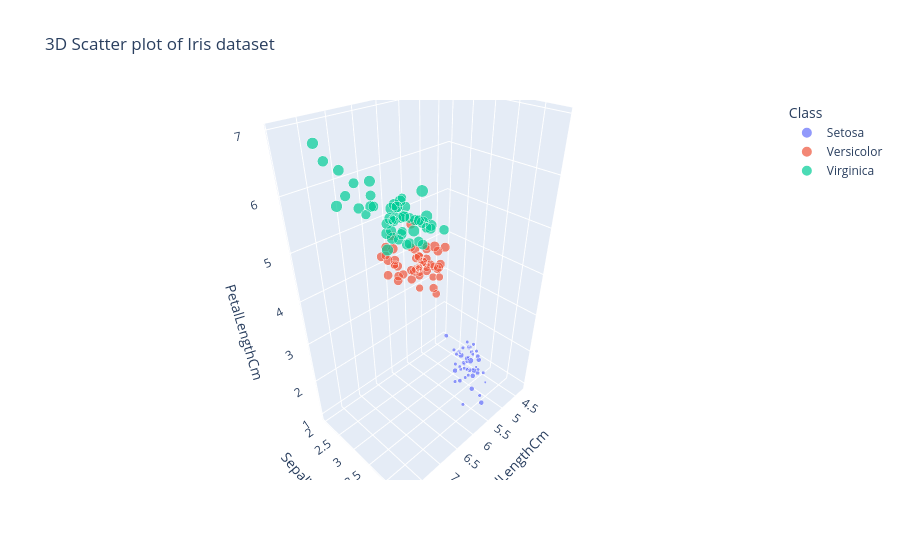

Notebook code cell kept with this figure:
### Code cell
# 3d scatter plot : plotly
import plotly.express as px  # pip install plotly

fig = px.scatter_3d(df, 
                    x='SepalLengthCm', 
                    y='SepalWidthCm', 
                    z='PetalLengthCm', 
                    color='Class', 
                    size='PetalWidthCm',
                    title='3D Scatter plot of Iris dataset')
fig.show()

### Figure 1 — Plotly figure (JSON) as saved in the notebook; plotly's stock layout.template omitted (floating-point values rounded to 4 significant figures)
{"data": [{"hovertemplate": "Class=Setosa<br>SepalLengthCm=%{x}<br>SepalWidthCm=%{y}<br>PetalLengthCm=%{z}<br>PetalWidthCm=%{marker.size}<extra></extra>", "legendgroup": "Setosa", "marker": {"color": "#636efa", "size": [0.2, 0.2, 0.2, 0.2, 0.2, 0.4, 0.3, 0.2, 0.2, 0.1, 0.2, 0.2, 0.1, 0.1, 0.2, 0.4, 0.4, 0.3, 0.3, 0.3, 0.2, 0.4, 0.2, 0.5, 0.2, 0.2, 0.4, 0.2, 0.2, 0.2, 0.2, 0.4, 0.1, 0.2, 0.2, 0.2, 0.2, 0.1, 0.2, 0.2, 0.3, 0.3, 0.2, 0.6, 0.4, 0.3, 0.2, 0.2, 0.2, 0.2], "sizemode": "area", "sizeref": 0.00625, "symbol": "circle"}, "mode": "markers", "name": "Setosa", "scene": "scene", "showlegend": true, "type": "scatter3d", "x": [5.1, 4.9, 4.7, 4.6, 5.0, 5.4, 4.6, 5.0, 4.4, 4.9, 5.4, 4.8, 4.8, 4.3, 5.8, 5.7, 5.4, 5.1, 5.7, 5.1, 5.4, 5.1, 4.6, 5.1, 4.8, 5.0, 5.0, 5.2, 5.2, 4.7, 4.8, 5.4, 5.2, 5.5, 4.9, 5.0, 5.5, 4.9, 4.4, 5.1, 5.0, 4.5, 4.4, 5.0, 5.1, 4.8, 5.1, 4.6, 5.3, 5.0], "y": [3.5, 3.0, 3.2, 3.1, 3.6, 3.9, 3.4, 3.4, 2.9, 3.1, 3.7, 3.4, 3.0, 3.0, 4.0, 4.4, 3.9, 3.5, 3.8, 3.8, 3.4, 3.7, 3.6, 3.3, 3.4, 3.0, 3.4, 3.5, 3.4, 3.2, 3.1, 3.4, 4.1, 4.2, 3.1, 3.2, 3.5, 3.6, 3.0, 3.4, 3.5, 2.3, 3.2, 3.5, 3.8, 3.0, 3.8, 3.2, 3.7, 3.3], "z": [1.4, 1.4, 1.3, 1.5, 1.4, 1.7, 1.4, 1.5, 1.4, 1.5, 1.5, 1.6, 1.4, 1.1, 1.2, 1.5, 1.3, 1.4, 1.7, 1.5, 1.7, 1.5, 1.0, 1.7, 1.9, 1.6, 1.6, 1.5, 1.4, 1.6, 1.6, 1.5, 1.5, 1.4, 1.5, 1.2, 1.3, 1.4, 1.3, 1.5, 1.3, 1.3, 1.3, 1.6, 1.9, 1.4, 1.6, 1.4, 1.5, 1.4]}, {"hovertemplate": "Class=Versicolor<br>SepalLengthCm=%{x}<br>SepalWidthCm=%{y}<br>PetalLengthCm=%{z}<br>PetalWidthCm=%{marker.size}<extra></extra>", "legendgroup": "Versicolor", "marker": {"color": "#EF553B", "size": [1.4, 1.5, 1.5, 1.3, 1.5, 1.3, 1.6, 1.0, 1.3, 1.4, 1.0, 1.5, 1.0, 1.4, 1.3, 1.4, 1.5, 1.0, 1.5, 1.1, 1.8, 1.3, 1.5, 1.2, 1.3, 1.4, 1.4, 1.7, 1.5, 1.0, 1.1, 1.0, 1.2, 1.6, 1.5, 1.6, 1.5, 1.3, 1.3, 1.3, 1.2, 1.4, 1.2, 1.0, 1.3, 1.2, 1.3, 1.3, 1.1, 1.3], "sizemode": "area", "sizeref": 0.00625, "symbol": "circle"}, "mode": "markers", "name": "Versicolor", "scene": "scene", "showlegend": true, "type": "scatter3d", "x": [7.0, 6.4, 6.9, 5.5, 6.5, 5.7, 6.3, 4.9, 6.6, 5.2, 5.0, 5.9, 6.0, 6.1, 5.6, 6.7, 5.6, 5.8, 6.2, 5.6, 5.9, 6.1, 6.3, 6.1, 6.4, 6.6, 6.8, 6.7, 6.0, 5.7, 5.5, 5.5, 5.8, 6.0, 5.4, 6.0, 6.7, 6.3, 5.6, 5.5, 5.5, 6.1, 5.8, 5.0, 5.6, 5.7, 5.7, 6.2, 5.1, 5.7], "y": [3.2, 3.2, 3.1, 2.3, 2.8, 2.8, 3.3, 2.4, 2.9, 2.7, 2.0, 3.0, 2.2, 2.9, 2.9, 3.1, 3.0, 2.7, 2.2, 2.5, 3.2, 2.8, 2.5, 2.8, 2.9, 3.0, 2.8, 3.0, 2.9, 2.6, 2.4, 2.4, 2.7, 2.7, 3.0, 3.4, 3.1, 2.3, 3.0, 2.5, 2.6, 3.0, 2.6, 2.3, 2.7, 3.0, 2.9, 2.9, 2.5, 2.8], "z": [4.7, 4.5, 4.9, 4.0, 4.6, 4.5, 4.7, 3.3, 4.6, 3.9, 3.5, 4.2, 4.0, 4.7, 3.6, 4.4, 4.5, 4.1, 4.5, 3.9, 4.8, 4.0, 4.9, 4.7, 4.3, 4.4, 4.8, 5.0, 4.5, 3.5, 3.8, 3.7, 3.9, 5.1, 4.5, 4.5, 4.7, 4.4, 4.1, 4.0, 4.4, 4.6, 4.0, 3.3, 4.2, 4.2, 4.2, 4.3, 3.0, 4.1]}, {"hovertemplate": "Class=Virginica<br>SepalLengthCm=%{x}<br>SepalWidthCm=%{y}<br>PetalLengthCm=%{z}<br>PetalWidthCm=%{marker.size}<extra></extra>", "legendgroup": "Virginica", "marker": {"color": "#00cc96", "size": [2.5, 1.9, 2.1, 1.8, 2.2, 2.1, 1.7, 1.8, 1.8, 2.5, 2.0, 1.9, 2.1, 2.0, 2.4, 2.3, 1.8, 2.2, 2.3, 1.5, 2.3, 2.0, 2.0, 1.8, 2.1, 1.8, 1.8, 1.8, 2.1, 1.6, 1.9, 2.0, 2.2, 1.5, 1.4, 2.3, 2.4, 1.8, 1.8, 2.1, 2.4, 2.3, 1.9, 2.3, 2.5, 2.3, 1.9, 2.0, 2.3, 1.8], "sizemode": "area", "sizeref": 0.00625, "symbol": "circle"}, "mode": "markers", "name": "Virginica", "scene": "scene", "showlegend": true, "type": "scatter3d", "x": [6.3, 5.8, 7.1, 6.3, 6.5, 7.6, 4.9, 7.3, 6.7, 7.2, 6.5, 6.4, 6.8, 5.7, 5.8, 6.4, 6.5, 7.7, 7.7, 6.0, 6.9, 5.6, 7.7, 6.3, 6.7, 7.2, 6.2, 6.1, 6.4, 7.2, 7.4, 7.9, 6.4, 6.3, 6.1, 7.7, 6.3, 6.4, 6.0, 6.9, 6.7, 6.9, 5.8, 6.8, 6.7, 6.7, 6.3, 6.5, 6.2, 5.9], "y": [3.3, 2.7, 3.0, 2.9, 3.0, 3.0, 2.5, 2.9, 2.5, 3.6, 3.2, 2.7, 3.0, 2.5, 2.8, 3.2, 3.0, 3.8, 2.6, 2.2, 3.2, 2.8, 2.8, 2.7, 3.3, 3.2, 2.8, 3.0, 2.8, 3.0, 2.8, 3.8, 2.8, 2.8, 2.6, 3.0, 3.4, 3.1, 3.0, 3.1, 3.1, 3.1, 2.7, 3.2, 3.3, 3.0, 2.5, 3.0, 3.4, 3.0], "z": [6.0, 5.1, 5.9, 5.6, 5.8, 6.6, 4.5, 6.3, 5.8, 6.1, 5.1, 5.3, 5.5, 5.0, 5.1, 5.3, 5.5, 6.7, 6.9, 5.0, 5.7, 4.9, 6.7, 4.9, 5.7, 6.0, 4.8, 4.9, 5.6, 5.8, 6.1, 6.4, 5.6, 5.1, 5.6, 6.1, 5.6, 5.5, 4.8, 5.4, 5.6, 5.1, 5.1, 5.9, 5.7, 5.2, 5.0, 5.2, 5.4, 5.1]}], "layout": {"legend": {"itemsizing": "constant", "title": {"text": "Class"}, "tracegroupgap": 0}, "scene": {"domain": {"x": [0, 1], "y": [0, 1]}, "xaxis": {"title": {"text": "SepalLengthCm"}}, "yaxis": {"title": {"text": "SepalWidthCm"}}, "zaxis": {"title": {"text": "PetalLengthCm"}}}, "title": {"text": "3D Scatter plot of Iris dataset"}}}
